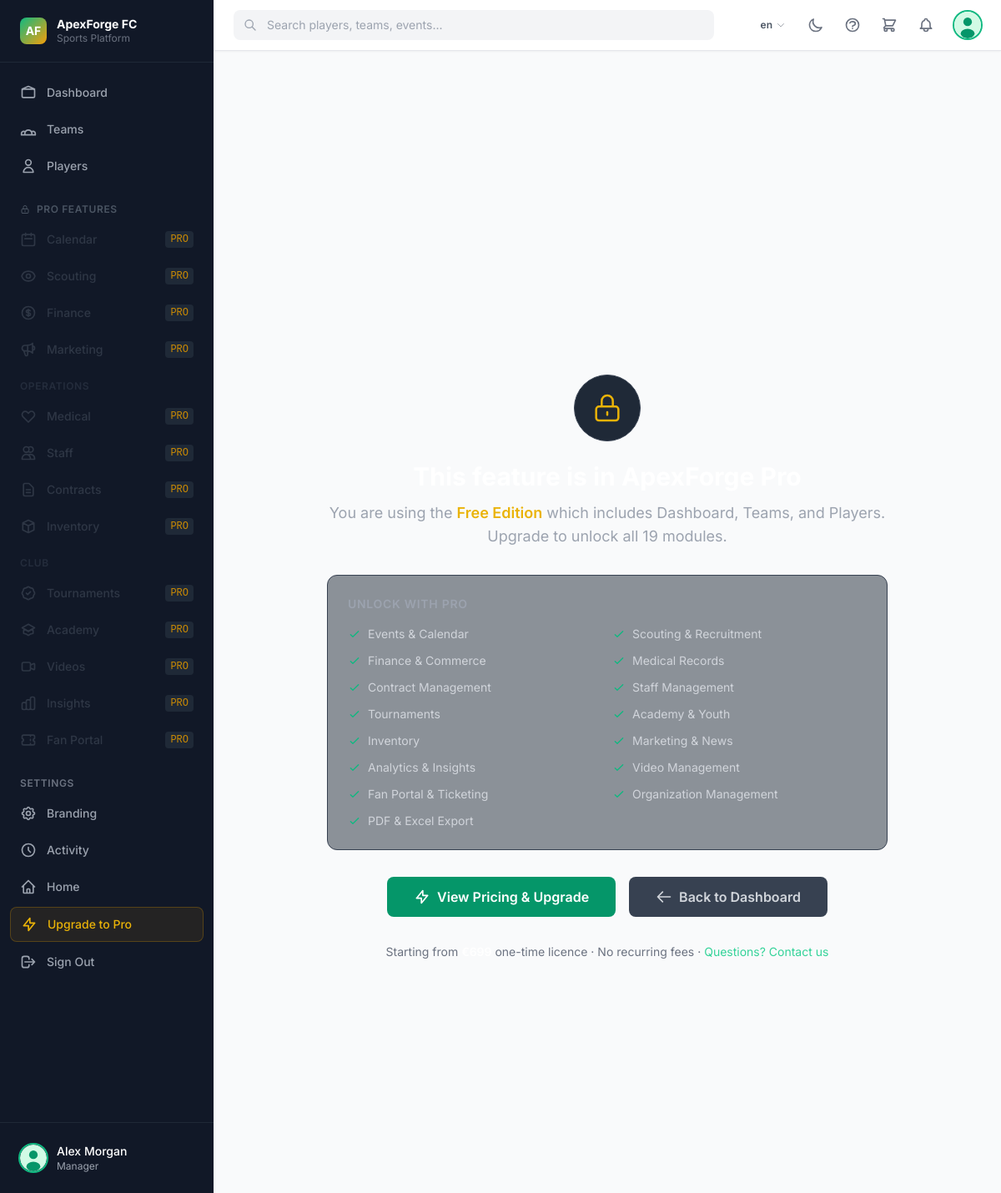
/upgrade/ (signed in), run on the app's committed database.
### core/models.py (models this page shows, shortened)
class ClubBranding(models.Model):
    name            = models.CharField(_("club name"), max_length=200, default="ApexForge FC")
    tagline         = models.CharField(max_length=300, blank=True)
    logo            = models.ImageField(upload_to="branding/", blank=True, null=True)
    primary_color   = models.CharField(max_length=7, default="#059669")   # emerald-600
    secondary_color = models.CharField(max_length=7, default="#f59e0b")   # amber-500
    founded_year    = models.PositiveSmallIntegerField(null=True, blank=True)
    city            = models.CharField(max_length=100, blank=True)
    country         = models.CharField(max_length=100, blank=True)
    website         = models.URLField(blank=True)
    email           = models.EmailField(blank=True)
    phone           = models.CharField(max_length=30, blank=True)
    twitter         = models.CharField(max_length=100, blank=True)
    instagram       = models.CharField(max_length=100, blank=True)
    facebook        = models.CharField(max_length=100, blank=True)
    youtube         = models.CharField(max_length=100, blank=True)
    tiktok          = models.CharField(max_length=100, blank=True)
    linkedin        = models.CharField(max_length=100, blank=True)
    discord         = models.CharField(max_length=100, blank=True)
    twitch          = models.CharField(max_length=100, blank=True)
    description     = models.TextField(blank=True)
    updated_at      = models.DateTimeField(auto_now=True)
    class Meta:
        verbose_name = _("club branding")
    @classmethod
    def get_solo(cls):
        obj, _ = cls.objects.get_or_create(pk=1)
        return obj

### accounts/models.py (models this page shows, shortened)
class User(AbstractBaseUser, PermissionsMixin):
    class Role(models.TextChoices):
        SUPER_ADMIN   = "super_admin",   _("Super Admin")
        CLUB_OWNER    = "club_owner",    _("Club Owner / Entrepreneur")
        MANAGER       = "manager",       _("Manager")
        COACH         = "coach",         _("Coach")
        ATHLETE       = "athlete",       _("Athlete / Player")
        SCOUT         = "scout",         _("Scout")
        FAN_INVESTOR  = "fan_investor",  _("Fan / Investor")
    email      = models.EmailField(_("email address"), unique=True)
    first_name = models.CharField(_("first name"), max_length=150, blank=True)
    last_name  = models.CharField(_("last name"),  max_length=150, blank=True)
    role       = models.CharField(_("role"), max_length=30, choices=Role.choices, default=Role.FAN_INVESTOR)
    is_active  = models.BooleanField(default=True)
    is_staff   = models.BooleanField(default=False)
    date_joined = models.DateTimeField(default=timezone.now)
    USERNAME_FIELD  = "email"
    REQUIRED_FIELDS = ["first_name", "last_name"]
    objects = UserManager()
    class Meta:
        verbose_name = _("user")
        verbose_name_plural = _("users")
        ordering = ["email"]
    def get_full_name(self):
        return f"{self.first_name} {self.last_name}".strip()
    @property
    def can_manage(self):
        return self.role in (
            self.Role.SUPER_ADMIN,
            self.Role.CLUB_OWNER,
            self.Role.MANAGER,
        )

### core/views.py (the view)
# urls.py: path("upgrade/",                views.upgrade,               name="upgrade"),
@login_required
def upgrade(request):
    features = [
        "Events & Calendar", "Scouting & Recruitment",
        "Finance & Commerce", "Medical Records",
        "Contract Management", "Staff Management",
        "Tournaments", "Academy & Youth",
        "Inventory", "Marketing & News",
        "Analytics & Insights", "Video Management",
        "Fan Portal & Ticketing", "Organization Management",
        "PDF & Excel Export",
    ]
    return render(request, "core/upgrade.html", {"features": features})

### accounts/models.py (called while the page is built)
    @property
    def avatar_url(self):
        if self.avatar:
            return self.avatar.url
        return "/static/img/default-avatar.svg"

### core/context_processors.py (called while the page is built, shortened)
def global_context(request):
    ctx = {"branding": ClubBranding.get_solo()}
    if request.user.is_authenticated:
        ctx["unread_count"] = Notification.objects.filter(
            recipient=request.user, is_read=False
        ).count()
        ctx["active_club"] = getattr(request, "active_club", None)
        from organizations.models import UserClubAccess
        ctx["user_clubs"] = list(
            UserClubAccess.objects.select_related("club")
            .filter(user=request.user, club__is_active=True)
            .order_by("-is_primary", "club__name")
            .values_list("club__pk", "club__name", "is_primary")
        )
        try:
            from finance.models import Cart
            cart_obj, _ = Cart.objects.get_or_create(user=request.user)
            ctx["cart"] = cart_obj
        except Exception:
            ctx["cart"] = None
    return ctx

### core/templatetags/core_tags.py (called while the page is built)
@register.simple_tag(takes_context=True)
def lang_url(context, lang_code):
    from django.conf import settings
    from django.urls import translate_url
    from django.utils.translation import override as lang_override
    request = context.get("request")
    if not request:
        return "/"
    path = request.path
    default_lang = getattr(settings, "LANGUAGE_CODE", "en")
    non_default = [l[0] for l in getattr(settings, "LANGUAGES", []) if l[0] != default_lang]
    for lang in non_default:
        pfx = "/" + lang
        if path == pfx:
            path = "/"
            break
        if path.startswith(pfx + "/"):
            path = path[len(pfx):]  # keep leading /
            break
    with lang_override(default_lang):
        return translate_url(path, lang_code)

### finance/models.py (called while the page is built)
    @property
    def item_count(self):
        from django.db.models import Sum
        return self.cart_items.aggregate(t=Sum("quantity"))["t"] or 0

### templates/core/upgrade.html (shortened to what this page needs)
{% extends "base.html" %}
{% load i18n %}
{% block content %}
<div class="min-h-screen flex items-center justify-center px-4 py-16">
  <div class="max-w-2xl w-full text-center">
    <div class="flex justify-center mb-6">
      <div class="w-20 h-20 rounded-full bg-gray-800 border border-gray-700 flex items-center justify-center">
        <svg class="w-10 h-10 text-yellow-500" fill="none" stroke="currentColor" viewBox="0 0 24 24">
          <path stroke-linecap="round" stroke-linejoin="round" stroke-width="1.5"
                d="M12 15v2m-6 4h12a2 2 0 002-2v-6a2 2 0 00-2-2H6a2 2 0 00-2 2v6a2 2 0 002 2zm10-10V7a4 4 0 00-8 0v4h8z"/>
        </svg>
      </div>
    </div>
    <h1 class="text-3xl font-bold text-white mb-3">This feature is in ApexForge Pro</h1>
    <p class="text-gray-400 text-lg mb-8">
      You are using the <span class="text-yellow-500 font-semibold">Free Edition</span> which includes
      Dashboard, Teams, and Players. Upgrade to unlock all 19 modules.
    </p>
    <div class="bg-gray-800/50 border border-gray-700 rounded-xl p-6 mb-8 text-left">
      <p class="text-sm font-semibold text-gray-400 uppercase tracking-wider mb-4">Unlock with Pro</p>
      <div class="grid grid-cols-2 gap-3">
        {% for feature in features %}
        <div class="flex items-center gap-2 text-sm text-gray-300">
          <svg class="w-4 h-4 text-primary-500 shrink-0" fill="none" stroke="currentColor" viewBox="0 0 24 24">
            <path stroke-linecap="round" stroke-linejoin="round" stroke-width="2" d="M5 13l4 4L19 7"/>
          </svg>
          {{ feature }}
        </div>
        {% endfor %}
      </div>
    </div>
    <div class="flex flex-col sm:flex-row gap-4 justify-center">
      <a href="https://djangozen.com/apexforge" target="_blank" rel="noopener"
         class="inline-flex items-center justify-center gap-2 px-8 py-3 bg-primary-600 hover:bg-primary-500 text-white font-semibold rounded-lg transition-colors">
        <svg class="w-5 h-5" fill="none" stroke="currentColor" viewBox="0 0 24 24">
          <path stroke-linecap="round" stroke-linejoin="round" stroke-width="2" d="M13 10V3L4 14h7v7l9-11h-7z"/>
        </svg>
        View Pricing &amp; Upgrade
      </a>
      <a href="{% url 'core:dashboard' %}"
         class="inline-flex items-center justify-center gap-2 px-8 py-3 bg-gray-700 hover:bg-gray-600 text-gray-300 font-semibold rounded-lg transition-colors">
        <svg class="w-5 h-5" fill="none" stroke="currentColor" viewBox="0 0 24 24">
          <path stroke-linecap="round" stroke-linejoin="round" stroke-width="2" d="M10 19l-7-7m0 0l7-7m-7 7h18"/>
        </svg>
        Back to Dashboard
      </a>
    </div>
    <p class="mt-8 text-sm text-gray-500">
      Starting from <span class="text-white font-semibold">€699</span> one-time licence &middot; No recurring fees &middot;
      <a href="https://djangozen.com/support/" target="_blank" class="text-primary-400 hover:text-primary-300">Questions? Contact us</a>
    </p>
  </div>
</div>
{% endblock %}

### templates/base.html (shortened to what this page needs)
{% load i18n static core_tags %}
<!DOCTYPE html>
<html lang="{{ LANGUAGE_CODE|default:'en' }}"
      x-data="apexApp()"
      x-bind:class="{ 'dark': darkMode }"
      x-init="init()">
<head>
  <script src="https://cdn.tailwindcss.com"></script>
</head>
<body class="bg-gray-50 dark:bg-gray-900 text-gray-900 dark:text-gray-100 font-sans antialiased min-h-screen">
  {% if user.is_authenticated %}
  <div class="flex h-screen overflow-hidden">
    <aside x-cloak
           :class="sidebarOpen ? 'translate-x-0' : '-translate-x-full lg:translate-x-0'"
           class="fixed inset-y-0 left-0 z-40 flex flex-col w-64 bg-gray-900 dark:bg-gray-950 transition-transform duration-300 ease-in-out lg:static lg:translate-x-0">
      <div class="flex items-center gap-3 px-6 py-5 border-b border-gray-800">
        <a href="{% url 'core:landing' %}" class="flex items-center gap-3 flex-1 min-w-0 hover:opacity-80 transition-opacity" title="{% trans 'Go to Home page' %}">
          {% if branding.logo %}
            <img src="{{ branding.logo.url }}" alt="Logo" class="h-8 w-8 rounded shrink-0">
          {% else %}
            <div class="h-8 w-8 rounded-lg bg-gradient-to-br from-primary-500 to-accent-500 flex items-center justify-center shrink-0">
              <span class="text-white font-bold text-sm">AF</span>
            </div>
          {% endif %}
          <div class="min-w-0">
            <p class="text-white font-bold text-sm leading-tight truncate">{{ branding.name }}</p>
            <p class="text-gray-500 text-xs">Sports Platform</p>
          </div>
        </a>
      </div>
      <nav class="flex-1 overflow-y-auto px-3 py-4 space-y-1 scrollbar-hide"
           x-init="$nextTick(() => {
             const active = $el.querySelector('a.bg-primary-600');
             if (active) {
               const navH  = $el.clientHeight;
               const itemT = active.getBoundingClientRect().top - $el.getBoundingClientRect().top;
               $el.scrollTop += itemT - navH / 2 + active.clientHeight / 2;
             }
           })">
        {% include "partials/sidebar_nav.html" %}
      </nav>
      <div class="px-4 py-4 border-t border-gray-800">
        <a href="{% url 'accounts:profile' %}" class="flex items-center gap-3 p-2 rounded-lg hover:bg-gray-800 transition-colors">
          <img src="{{ request.user.profile.avatar_url }}" alt="" class="h-8 w-8 rounded-full object-cover ring-2 ring-primary-500">
          <div class="flex-1 min-w-0">
            <p class="text-sm font-medium text-white truncate">{{ request.user.get_full_name }}</p>
            <p class="text-xs text-gray-400 truncate">{{ request.user.get_role_display }}</p>
          </div>
        </a>
      </div>
    </aside>
    <div class="flex-1 flex flex-col min-w-0 overflow-hidden">
      <header class="flex items-center gap-4 px-4 lg:px-6 py-3 bg-white dark:bg-gray-800 border-b border-gray-200 dark:border-gray-700 shadow-sm z-20">
        <div class="flex-1 max-w-xl" x-data="{ open: false }">
          <div class="relative">
            <svg class="absolute left-3 top-1/2 -translate-y-1/2 w-4 h-4 text-gray-400" fill="none" stroke="currentColor" viewBox="0 0 24 24">
              <path stroke-linecap="round" stroke-linejoin="round" stroke-width="2" d="M21 21l-6-6m2-5a7 7 0 11-14 0 7 7 0 0114 0"/>
            </svg>
            <input type="search"
                   placeholder="{% trans 'Search players, teams, events...' %}"
                   class="w-full pl-10 pr-4 py-2 text-sm bg-gray-100 dark:bg-gray-700 border-0 rounded-lg focus:ring-2 focus:ring-primary-500 dark:text-white"
                   hx-get="{% url 'core:search' %}"
                   hx-trigger="keyup changed delay:300ms"
                   hx-target="#search-results"
                   hx-swap="innerHTML"
                   name="q"
                   @focus="open = true"
                   @click.outside="open = false">
          </div>
        </div>
        <div class="flex items-center gap-2 ml-auto">
          {% get_current_language as CURRENT_LANG %}
          {% lang_url 'en' as lurl_en %}
          {% lang_url 'nl' as lurl_nl %}
          {% lang_url 'de' as lurl_de %}
          {% lang_url 'fr' as lurl_fr %}
          {% lang_url 'es' as lurl_es %}
          {% lang_url 'it' as lurl_it %}
          <div x-data="{ langOpen: false }" class="relative">
            <button @click="langOpen = !langOpen"
                    class="flex items-center gap-1 px-2.5 py-1.5 rounded-lg text-xs font-semibold
                           text-gray-600 dark:text-gray-300 hover:bg-gray-100 dark:hover:bg-gray-700 transition-colors">
              {{ CURRENT_LANG }}
              <svg class="w-3 h-3 opacity-50" fill="none" stroke="currentColor" viewBox="0 0 24 24">
                <path stroke-linecap="round" stroke-linejoin="round" stroke-width="2" d="M19 9l-7 7-7-7"/>
              </svg>
            </button>
          </div>
          <button @click="toggleDark()"
                  class="p-2 rounded-lg text-gray-500 hover:bg-gray-100 dark:hover:bg-gray-700">
            <svg x-cloak x-show="!darkMode" class="w-5 h-5" fill="none" stroke="currentColor" viewBox="0 0 24 24">
              <path stroke-linecap="round" stroke-linejoin="round" stroke-width="2" d="M20.354 15.354A9 9 0 018.646 3.646 9.003 9.003 0 0012 21a9.003 9.003 0 008.354-5.646z"/>
            </svg>
          </button>
          {% if request.user.can_manage %}
          <a href="{% url 'core:help' %}"
             title="Help Center"
             class="p-2 rounded-lg text-gray-500 hover:bg-gray-100 dark:hover:bg-gray-700 hover:text-primary-600 dark:hover:text-primary-400 transition-colors">
            <svg class="w-5 h-5" fill="none" stroke="currentColor" viewBox="0 0 24 24">
              <path stroke-linecap="round" stroke-linejoin="round" stroke-width="2"
                    d="M8.228 9c.549-1.165 2.03-2 3.772-2 2.21 0 4 1.343 4 3 0 1.4-1.278 2.575-3.006 2.907-.542.104-.994.54-.994 1.093m0 3h.01M21 12a9 9 0 11-18 0 9 9 0 0118 0z"/>
            </svg>
          </a>
          {% endif %}
          {% if request.user.is_authenticated %}
          {% include "partials/cart_badge.html" %}
          {% endif %}
          <div x-data="{ notifOpen: false }" class="relative">
            <button @click="notifOpen = !notifOpen; $nextTick(() => { if(notifOpen) htmx.trigger('#notif-panel', 'load') })"
                    class="relative p-2 rounded-lg text-gray-500 hover:bg-gray-100 dark:hover:bg-gray-700">
            </button>
          </div>
          <a href="{% url 'accounts:profile' %}" class="flex items-center gap-2 pl-2">
            <img src="{{ request.user.profile.avatar_url }}" alt="" class="h-8 w-8 rounded-full object-cover ring-2 ring-primary-500">
          </a>
        </div>
      </header>
      <main class="flex-1 overflow-y-auto">
        <div class="px-4 lg:px-6 py-6">
          {% block content %}{% endblock %}
        </div>
      </main>
    </div>
  </div>
  {% else %}
  {% block public_content %}{% endblock %}
  {% endif %}
</body>
</html>

### data on the page
ClubBranding: name "ApexForge FC"
User: user.get_full_name "Alex Morgan", user.role "Manager"

### other printed values
{{ CURRENT_LANG }} "en"
{{ feature }} "Events & Calendar" "Scouting & Recruitment" "Finance & Commerce" "Medical Records" "Contract Management" "Staff Management" "Tournaments" "Academy & Youth" "Inventory" "Marketing & News" "Analytics & Insights" "Video Management" "Fan Portal & Ticketing" "Organization Management" "PDF & Excel Export"
